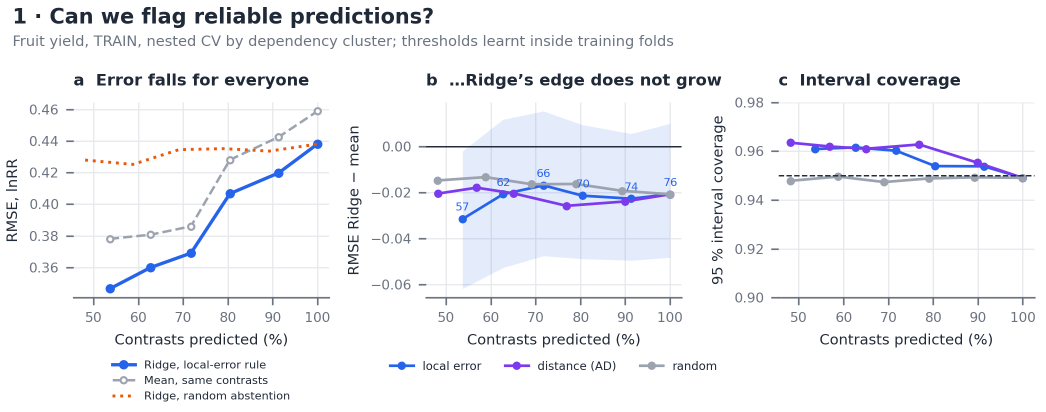
#> input picture 05_analysis_train_expansion_v5/v5/tfm_docx/_img/FigB1_selective_prediction_nocap.png, 2092 x 823 px (shown at 1/2 size)
$ python -i figures.py   (imports and definitions only)
#> lines starting #> are read from the running program, lines starting #| are printed output that depends on the picture
"""Calibrated figure digitisation.

Agents only *locate* things (tick marks with their printed values, bar tops,
marker centres, error-bar ends) in a declared coordinate space. Values are
computed here from a least-squares axis fit, so every number is reproducible
from the stored calibration and pixel coordinates (TFM 3.8: no visual guesses).
"""
from __future__ import annotations

import hashlib
import json
import math
from pathlib import Path
from typing import Any, Dict, List, Optional, Sequence, Tuple


class CalibrationError(ValueError):
    pass


# [40 lines left out: function fit_axis, not called in this run]


def to_value(px: float, cal: Dict[str, Any]) -> float:
    y = cal["a"] + cal["b"] * float(px)
    return 10 ** y if cal.get("scale") == "log10" else y


# [64 lines left out: functions point_values, calibration_status, agree, image_sha256, image_size, not called in this run]


# ----------------------------------------------------------- raster helpers
def grid_overlay(image_path: Path, out_path: Path, step: int = 50, zoom: float = 2.0,
                 bbox: Optional[Tuple[int, int, int, int]] = None) -> Dict[str, Any]:
    """Write a zoomed crop with a labelled pixel grid so a vision model can read
    coordinates precisely. Labels are in ORIGINAL image pixels."""
#> called with out_path = 'out.png', step = 50, zoom = 2
    from PIL import Image, ImageDraw
    im = Image.open(image_path).convert("RGB")
#> im is the input picture: PIL image 2092x823 RGB; mean R, G, B 243, 243.9, 247
    x0, y0, x1, y1 = bbox if bbox else (0, 0, im.width, im.height)
#> x0 = 0; y0 = 0; x1 = 2092; y1 = 823
    crop = im.crop((x0, y0, x1, y1))
    crop = crop.resize((int(crop.width * zoom), int(crop.height * zoom)), Image.LANCZOS)
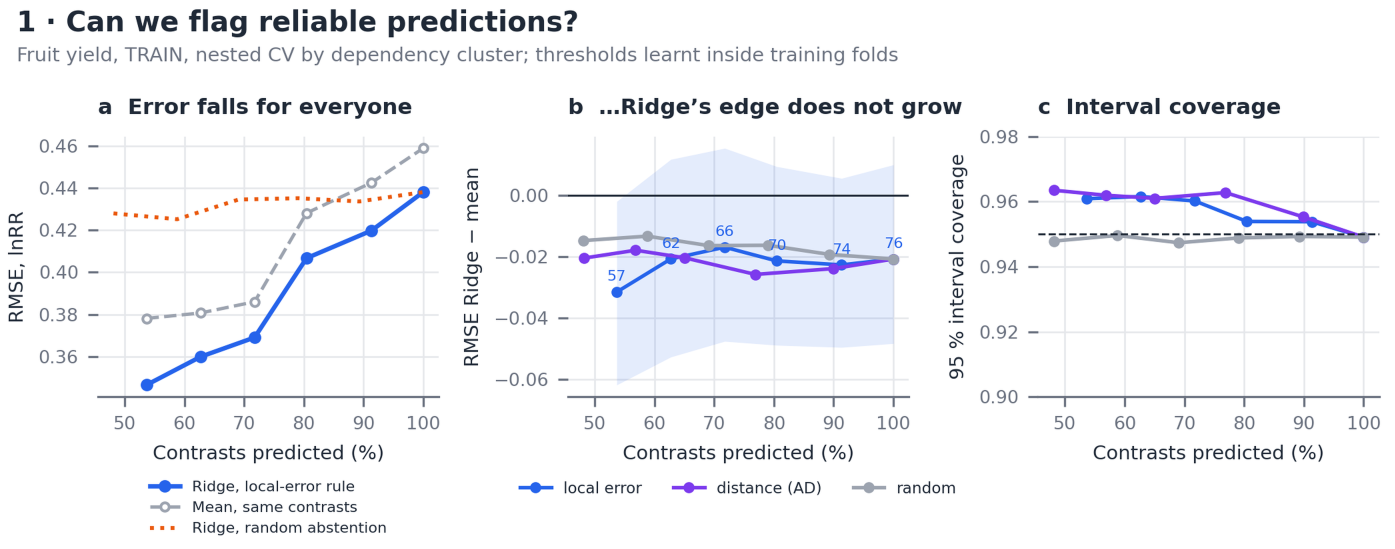
#> crop: PIL image 4184x1646 RGB (shown at 1/3 size); mean R, G, B 242.8, 243.7, 246.9
    dr = ImageDraw.Draw(crop)
    first_x = (x0 // step + 1) * step
#> first_x = 50
    for gx in range(first_x, x1, step):
        X = (gx - x0) * zoom
        dr.line([(X, 0), (X, crop.height)], fill=(0, 160, 255), width=1)
        dr.text((X + 2, 2), str(gx), fill=(0, 90, 200))
    first_y = (y0 // step + 1) * step
#> first_y = 50
    for gy in range(first_y, y1, step):
        Y = (gy - y0) * zoom
        dr.line([(0, Y), (crop.width, Y)], fill=(255, 120, 0), width=1)
        dr.text((2, Y + 2), str(gy), fill=(200, 80, 0))
    out_path = Path(out_path)
    out_path.parent.mkdir(parents=True, exist_ok=True)
    crop.save(out_path)
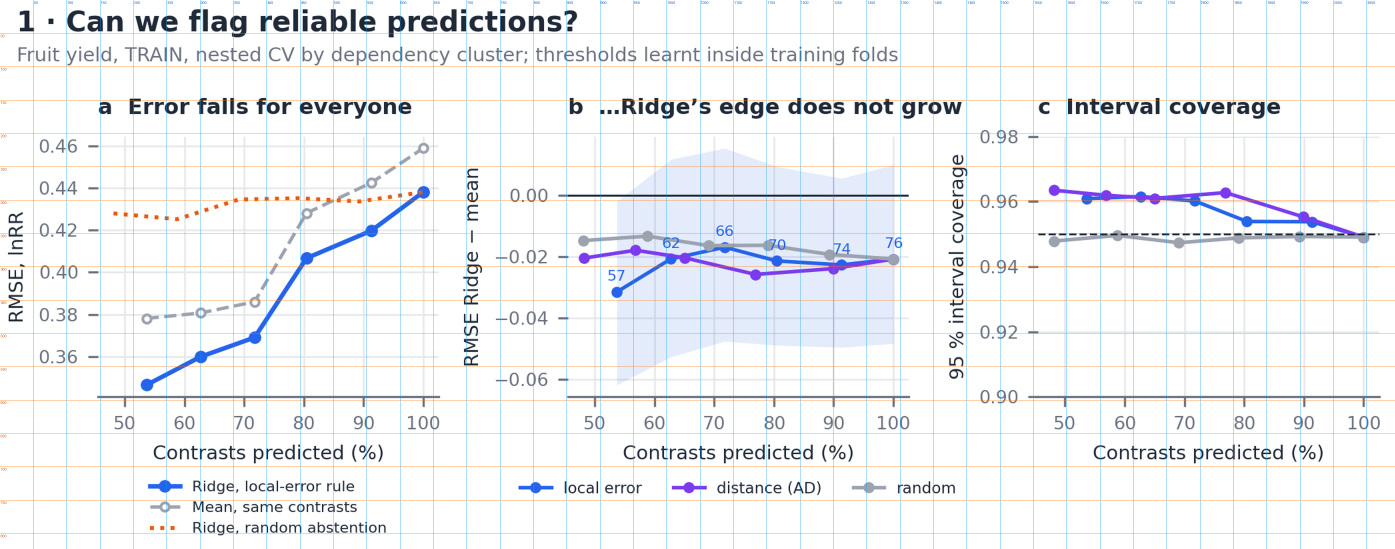
#> saved as out.png: PIL image 4184x1646 RGB (shown at 1/3 size); mean R, G, B 240.4, 241.6, 244.5
    return {"out": str(out_path), "origin": [x0, y0], "zoom": zoom, "step": step,
            "note": "grid labels are original-image pixel coordinates"}


# [86 lines left out: functions snap_vertical, vector_probe, not called in this run]

>>> result = grid_overlay('../../../05_analysis_train_expansion_v5/v5/tfm_docx/_img/FigB1_selective_prediction_nocap.png', 'out.png')

$ run again, on 05_analysis_train_expansion_v5/v5/tfm_docx/_img/FigB2_product_choice_nocap.png
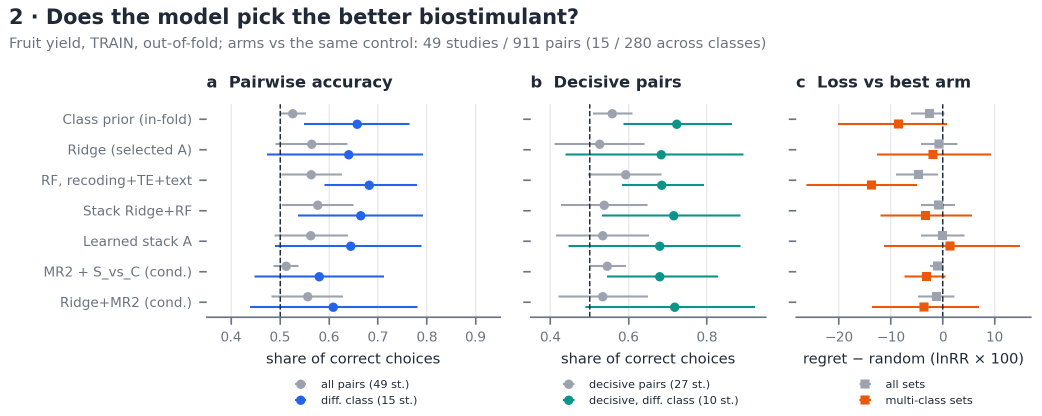
#> input picture 05_analysis_train_expansion_v5/v5/tfm_docx/_img/FigB2_product_choice_nocap.png, 2084 x 831 px (shown at 1/2 size)
#> in grid_overlay, im is the input picture: PIL image 2084x831 RGB; mean R, G, B 244.3, 245.1, 246
#> in grid_overlay, `crop = crop.resize((int(crop.width * zoom), int(crop.height * zoom)), ..`:
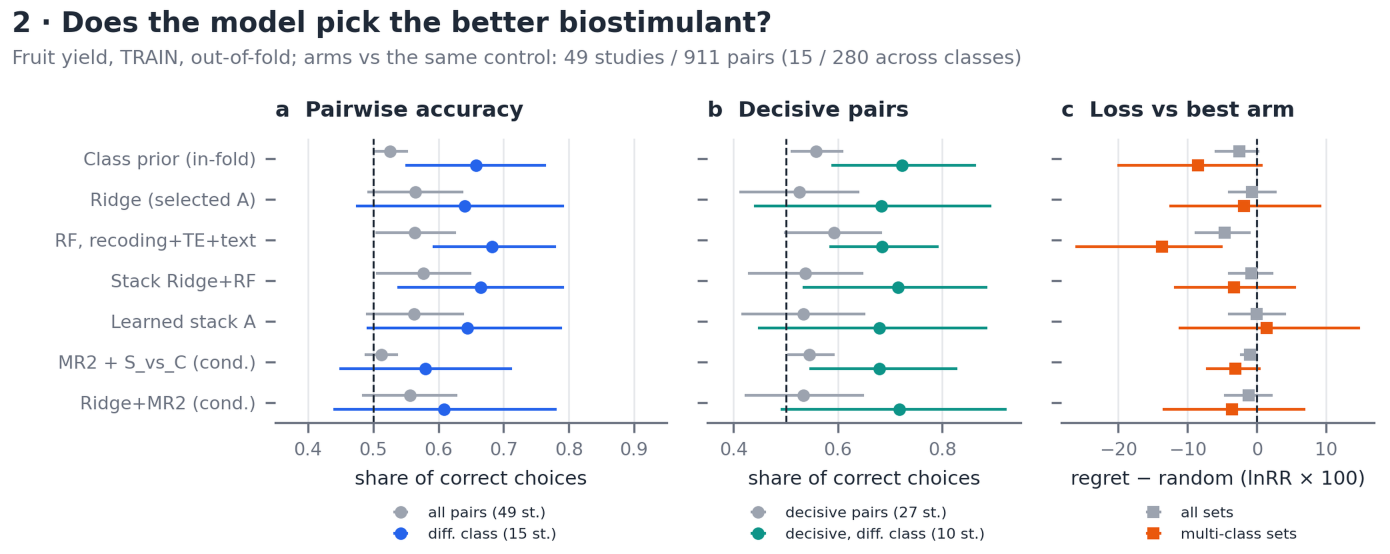
#> crop: PIL image 4168x1662 RGB (shown at 1/3 size); mean R, G, B 244, 244.9, 245.9
#> in grid_overlay, `crop.save(out_path)`:
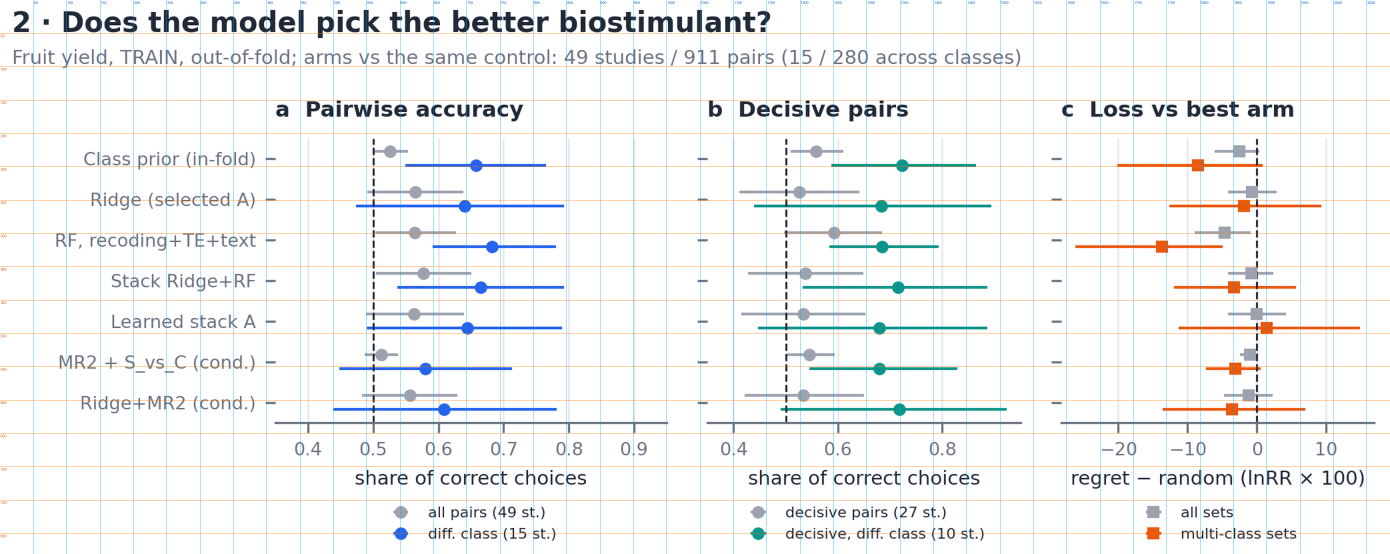
#> saved as out.png: PIL image 4168x1662 RGB (shown at 1/3 size); mean R, G, B 241.7, 242.7, 243.5

$ run again, on 05_analysis_train_expansion_v5/v5/tfm_docx/_img/FigB3_data_sensitivity_nocap.png
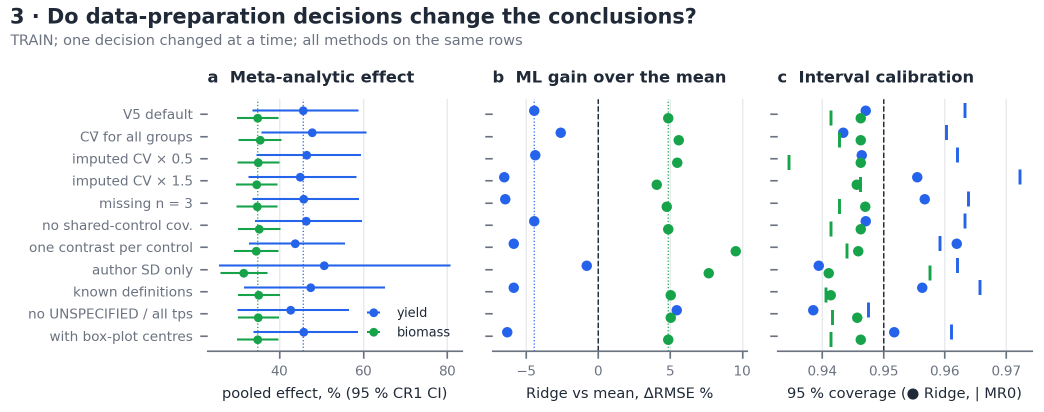
#> input picture 05_analysis_train_expansion_v5/v5/tfm_docx/_img/FigB3_data_sensitivity_nocap.png, 2087 x 823 px (shown at 1/2 size)
#> in grid_overlay, im is the input picture: PIL image 2087x823 RGB; mean R, G, B 242, 244.5, 246.1
#> in grid_overlay, `crop = crop.resize((int(crop.width * zoom), int(crop.height * zoom)), ..`:
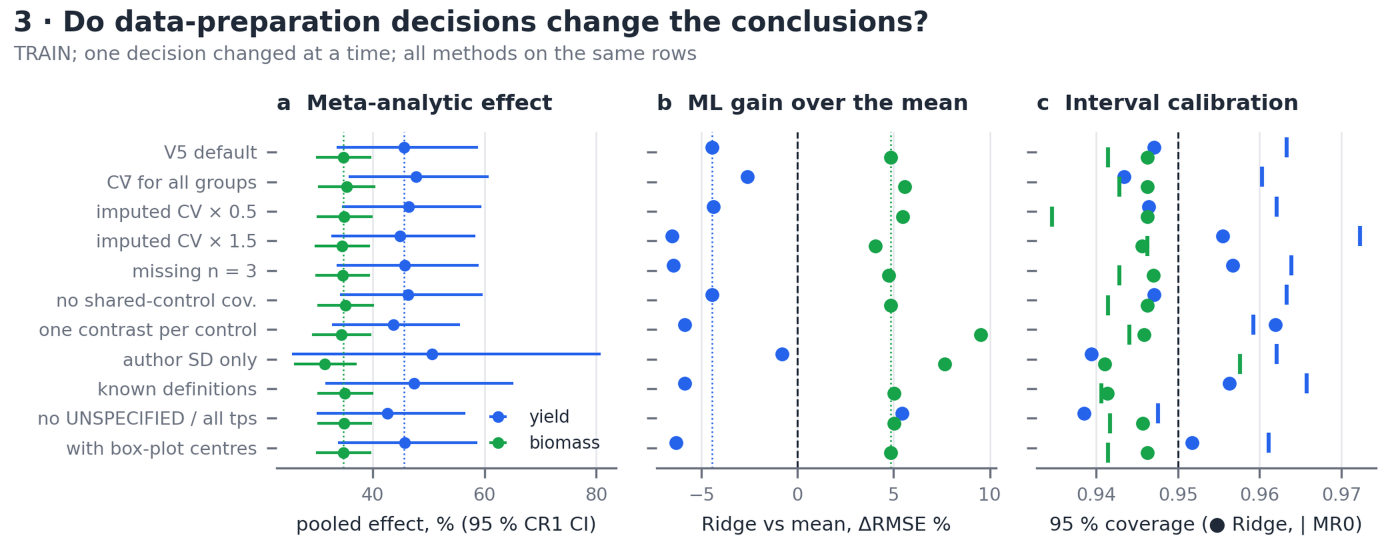
#> crop: PIL image 4174x1646 RGB (shown at 1/3 size); mean R, G, B 241.7, 244.3, 245.9
#> in grid_overlay, `crop.save(out_path)`:
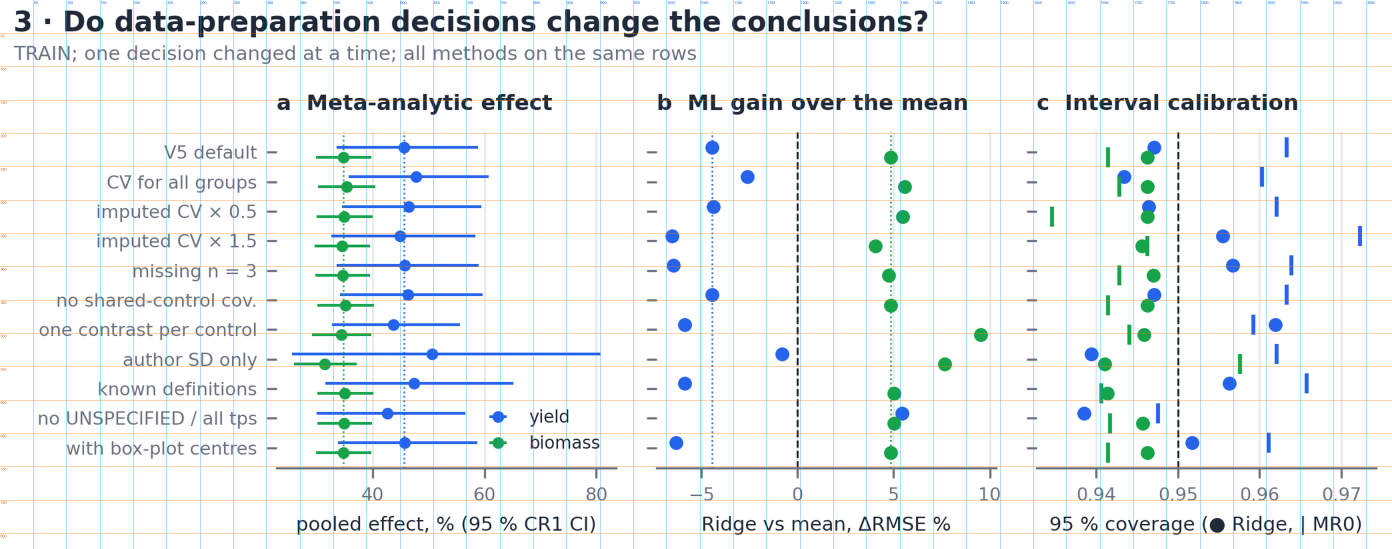
#> saved as out.png: PIL image 4174x1646 RGB (shown at 1/3 size); mean R, G, B 239.4, 242.2, 243.6

$ run again, on 05_analysis_train_expansion_v5/v5/tfm_docx/_img/FigB4_simulation_nocap.png
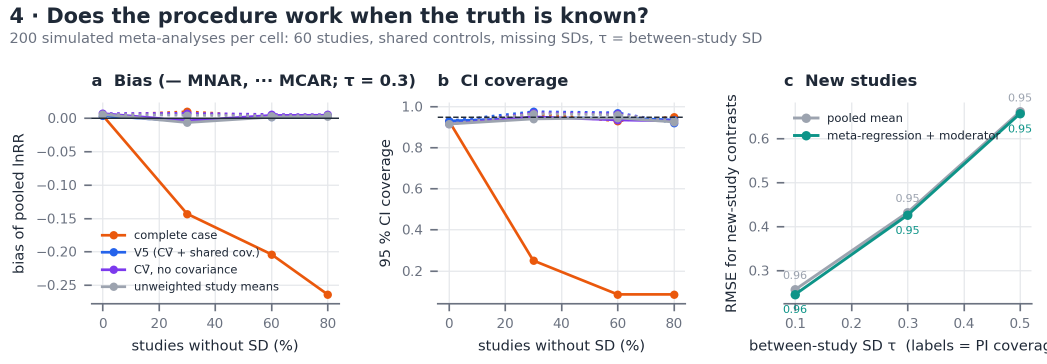
#> input picture 05_analysis_train_expansion_v5/v5/tfm_docx/_img/FigB4_simulation_nocap.png, 2094 x 727 px (shown at 1/2 size)
#> in grid_overlay, im is the input picture: PIL image 2094x727 RGB; mean R, G, B 243.4, 243.5, 244.3
#> in grid_overlay, `crop = crop.resize((int(crop.width * zoom), int(crop.height * zoom)), ..`:
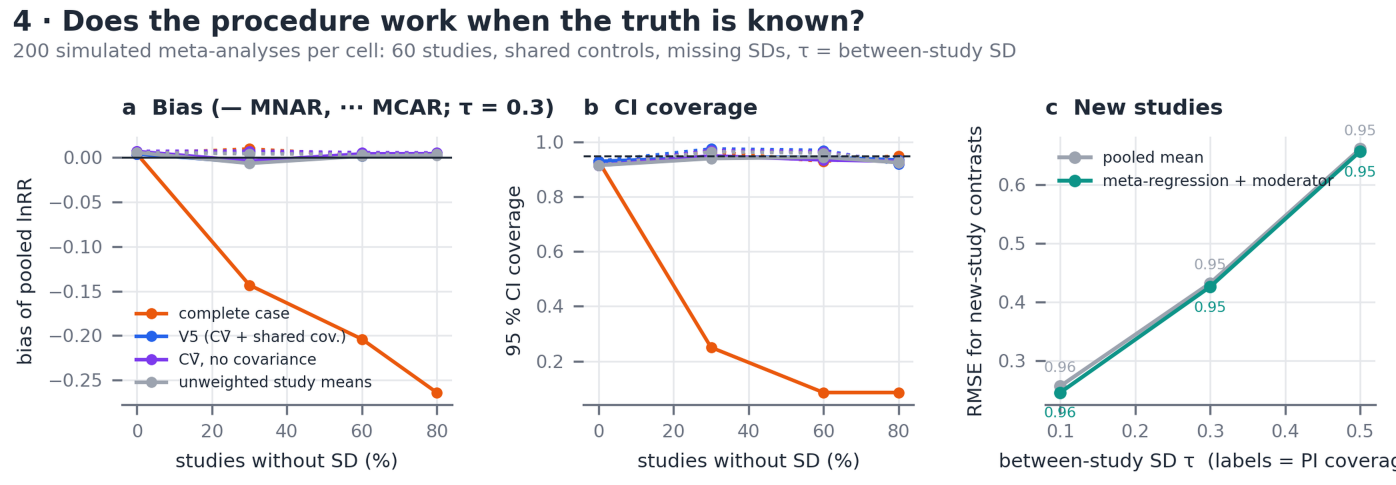
#> crop: PIL image 4188x1454 RGB (shown at 1/3 size); mean R, G, B 243.1, 243.3, 244.1
#> in grid_overlay, `crop.save(out_path)`:
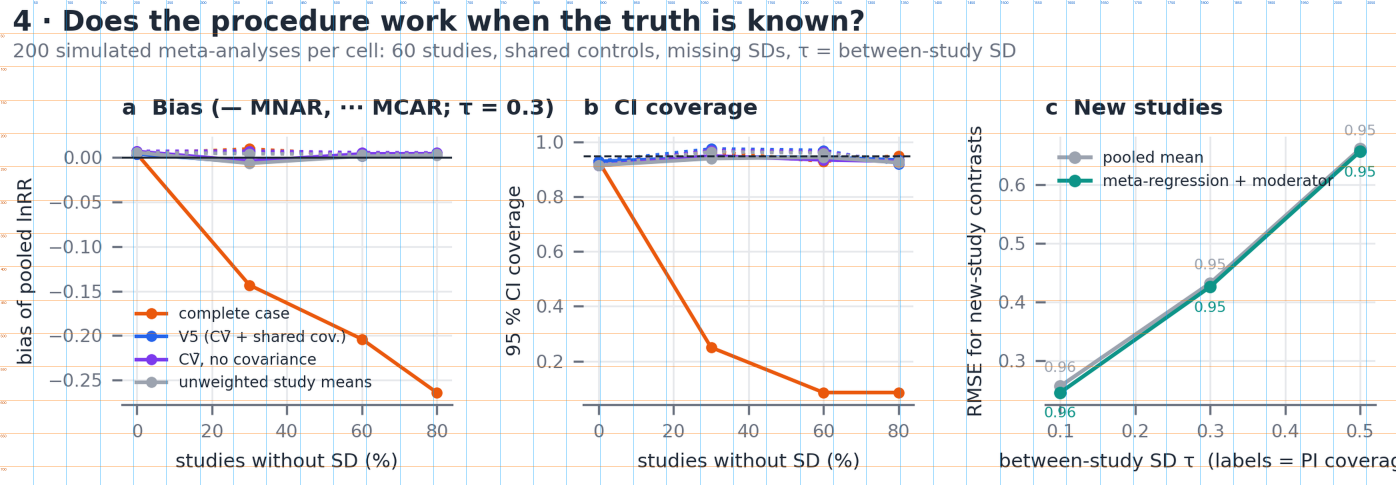
#> saved as out.png: PIL image 4188x1454 RGB (shown at 1/3 size); mean R, G, B 240.8, 241.2, 241.8
